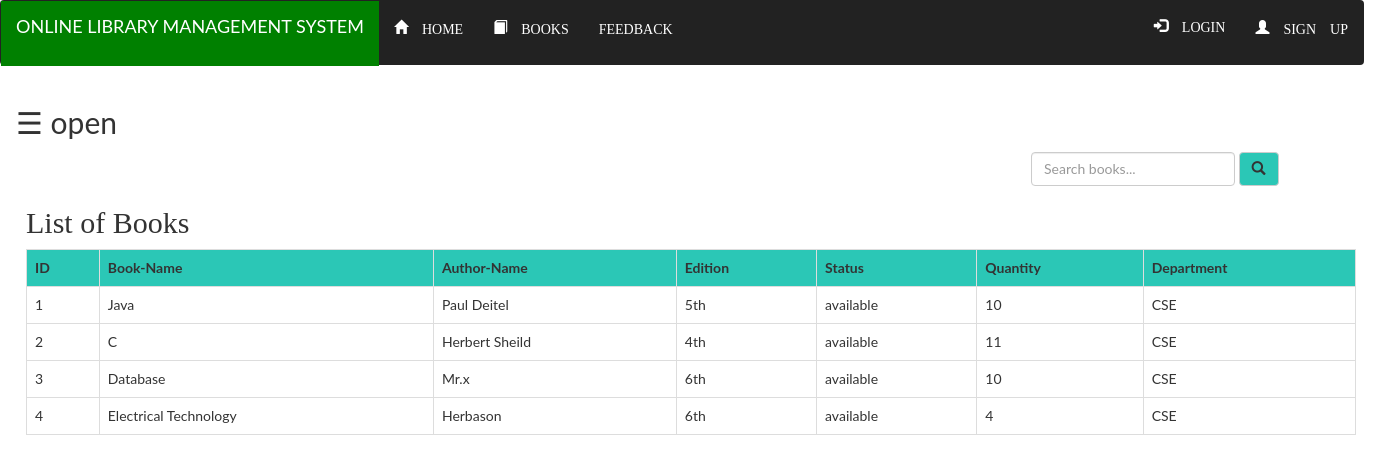
Screenshot of /Library/Admin/book.php with the database file from the repository.
### tables this page shows
CREATE TABLE `books` (
  `bid` varchar(100) NOT NULL,
  `name` varchar(100) NOT NULL,
  `author` varchar(100) NOT NULL,
  `edition` varchar(100) NOT NULL,
  `status` varchar(100) NOT NULL,
  `quantity` int(100) NOT NULL,
  `department` varchar(100) NOT NULL
);

### Library/Admin/book.php (the view, shortened to what this page needs)
<?php include "navbar.php";
      include"connection.php";
?>
<!DOCTYPE html>
<html>
<head>
    <link rel="stylesheet" href="https://maxcdn.bootstrapcdn.com/bootstrap/3.4.1/css/bootstrap.min.css">
</head>
<body>
              <div id="main">
                <span style="font-size:30px;cursor:pointer" onclick="openNav()">&#9776; open</span>
                    <div class="srch">
                    <form method="post"action="" name="form1" class="navbar-form">
                    <input type="text" name="search" placeholder="Search books..." class="form-control" required=""/>
                    <button type="submit"name="submit" class="btn btn-default" style="background-color:#2bc7b6"><span class="glyphicon glyphicon-search"></span></button>
                    </form>
                    </div>
                      <div class="wrapper">
                     <h2 style="font-family:Lucida Console">List of Books</h2>
                      <?php
                    if(isset($_POST['submit'])){
                      $q = mysqli_query($db,"SELECT * FROM `books` WHERE name like '%$_POST[search]%'");
                      if( mysqli_num_rows($q)==0){
                      	  echo "<span style='color:red;font-size:34px;font-wight:bold;font-family:Lucida Console'>Sorry !!!! Book is not found</span>";
                      }
                      else
                      {
                      echo "<table class='table table-bordered table-hover'>";
                      echo "<tr style='background-color:#2bc7b6'>";
                      echo"<th>";echo"ID";echo"</th>";
                      echo"<th>";echo"Book-Name";echo"</th>";
                      echo"<th>";echo"Author-Name";echo"</th>";
                      echo"<th>";echo"Edition";echo"</th>";
                      echo"<th>";echo"Status";echo"</th>";
                      echo"<th>";echo"Quantity";echo"</th>";
                      echo"<th>";echo"Department";echo"</th>";
                      echo"</tr>";
                      while($row=mysqli_fetch_assoc($q)){
                       echo "<tr>";
                       echo"<td>";echo $row['bid'];echo"</td>";
                       echo"<td>";echo $row['name'];echo"</td>";
                       echo"<td>";echo $row['author'];echo"</td>";
                       echo"<td>";echo $row['edition'];echo"</td>";
                       echo"<td>";echo $row['status'];echo"</td>";
                       echo"<td>";echo $row['quantity'];echo"</td>";
                       echo"<td>";echo $row['department'];echo"</td>";
                       echo "</tr>";
                      }
                      echo "</table>";
                      }
                    }
                      else
                      {
                      $res=mysqli_query($db,"SELECT * FROM `books` ORDER BY `books`.`bid` ASC;");
                      echo "<table class='table table-bordered table-hover'>";
                      echo "<tr style='background-color:#2bc7b6'>";
                      echo"<th>";echo"ID";echo"</th>";
                      echo"<th>";echo"Book-Name";echo"</th>";
                      echo"<th>";echo"Author-Name";echo"</th>";
                      echo"<th>";echo"Edition";echo"</th>";
                      echo"<th>";echo"Status";echo"</th>";
                      echo"<th>";echo"Quantity";echo"</th>";
                      echo"<th>";echo"Department";echo"</th>";
                      echo"</tr>";
                      while($row=mysqli_fetch_assoc($res)){
                       echo "<tr>";
                       echo"<td>";echo $row['bid'];echo"</td>";
                       echo"<td>";echo $row['name'];echo"</td>";
                       echo"<td>";echo $row['author'];echo"</td>";
                       echo"<td>";echo $row['edition'];echo"</td>";
                       echo"<td>";echo $row['status'];echo"</td>";
                       echo"<td>";echo $row['quantity'];echo"</td>";
                       echo"<td>";echo $row['department'];echo"</td>";
                       echo "</tr>";
                      }
                      echo "</table>";
                      }
                    ?>
                    </div>
                  </div>
</body>
</html>

### Library/Admin/navbar.php (shortened to what this page needs)
<!DOCTYPE html>
<html>
<head>
	<link rel="stylesheet" type="text/css"  href="style.css">
    <link rel="stylesheet" href="https://maxcdn.bootstrapcdn.com/bootstrap/3.4.1/css/bootstrap.min.css">
</head>
<body>
                <nav class="navbar navbar-Inverse" style="background-color:#222;color:black; height:65px;width:1364px">
                	<div class="container-fluid">
                <div class="navbar-header">
				<a class="navbar-brand active"
				style="color:white;background-color:green;height:65px" >ONLINE LIBRARY MANAGEMENT  SYSTEM</a>
                   </div>
					<ul class="nav navbar-nav"  >
						<li><a style="color:white" href="index.php" class="glyphicon glyphicon-home"> HOME</a></li>
						<li><a style="color:white" href="book.php" class="glyphicon glyphicon-book"> BOOKS</a></li>
						<li><a href="feedback.php"><span style="color:white;margin-top:3px" class="glyphicon glyphicon-feedback">FEEDBACK</span></a></li>
					</ul>
                  <?php
                               if(isset($_SESSION['login_user'])){
                               	?>
                               	<ul class="nav navbar-nav">
                                <li><a href="profile.php"><span style="color:white;margin-top:3px" class="glyphicon glyphicon-profile">PROFILE</span></a>
                               	</ul>
                               	<?php
                                echo"<div class='user'>";
                               	echo "Welcome ".$_SESSION['login_user'];
                               	echo "</div>";
                               	?>
                                      <ul class="nav navbar-nav">
                               	      <li><a href="student.php"><span style="color:white; margin-top:3px" class="glyphicon glyphicon-STUDENT-INFORMATION">STUDENT-INFORMATION</span></a></li>
                                      </ul>
                                      <ul class="nav navbar-nav navbar-right">
                                         <li><a style="color:white;float:right;margin-top:3px;margin-right:20px" href="logout.php"> <span class="glyphicon glyphicon-log-out"> LOGOUT</span></a></li>
                                     </ul>
          						<?php
          					}
          						else{
									?>
									<ul class="nav navbar-nav navbar-right">
									<li><a style="color:white" href="ADMIN_LOGIN.php"><span class="glyphicon glyphicon-log-in"> LOGIN</span></a></li>
									<li><a style="color:white" href="registration.php" class="glyphicon glyphicon-user" style="margin-right:10px"> SIGN UP</a></li>
									</ul>
									<?php
          						}
                  ?>
				</div>
				</nav>
</body>
</html>

### Library/Admin/style.css (style rules this page uses)
html, body, div, span, object, iframe, h1, h2, h3, h4, h5, h6, p, blockquote, pre, abbr, address, cite, code, del, dfn, em, img, ins, kbd, q, samp, small, strong, sub, sup, var, b, i, dl, dt, dd, ol, ul, li, fieldset, form, label, legend, table, caption, tbody, tfoot, thead, tr, th, td, article, aside, canvas, details, figcaption, figure, footer, header, hgroup, menu, nav, section, summary, time, mark, audio, video { margin:0; padding:0; border:0; outline:0; font-size:100%; vertical-align:baseline; background:transparent; }
body { line-height:1; }
article,aside,details,figcaption,figure, footer,header,hgroup,menu,nav,section { display:block; }
nav ul { list-style:none; }
a { margin:0; padding:0; font-size:100%; vertical-align:baseline; background:transparent; }
table { border-collapse:collapse; border-spacing:0; }
input, select { vertical-align:middle; }
.wrapper { height:660px; width:1350px; }
input { height:25px; width:250px; }
button { margin-left:100px; }

### Library/Admin/book.php (style rules this page uses)
.wrapper { margin:0px; padding:0px 10px; }
.srch { margin:0px; padding-left:1000px; }
body { font-family: "Lato", sans-serif; }
#main { transition: margin-left .5s; padding: 16px; }

### rows the page displays
books: bid "1", name "Java", author "Paul Deitel", edition "5th", status "available", quantity "10", department "CSE"
books: bid "2", name "C", author "Herbert Sheild", edition "4th", status "available", quantity "11", department "CSE"
books: bid "3", name "Database", author "Mr.x", edition "6th", status "available", quantity "10", department "CSE"
books: bid "4", name "Electrical Technology", author "Herbason", edition "6th", status "available", quantity "4", department "CSE"
